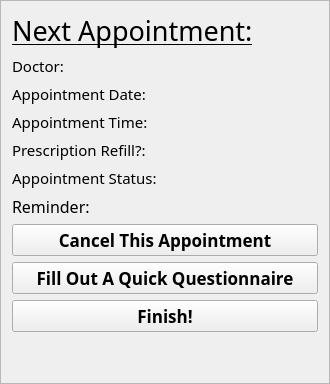
         <widget class="QFrame" name="studentPostBookingFrame">
          <property name="sizePolicy">
           <sizepolicy hsizetype="Fixed" vsizetype="Preferred">
            <horstretch>0</horstretch>
            <verstretch>0</verstretch>
           </sizepolicy>
          </property>
          <property name="minimumSize">
           <size>
            <width>330</width>
            <height>0</height>
           </size>
          </property>
          <property name="frameShape">
           <enum>QFrame::StyledPanel</enum>
          </property>
          <property name="frameShadow">
           <enum>QFrame::Sunken</enum>
          </property>
          <layout class="QVBoxLayout" name="verticalLayout_7">
           <item>
            <widget class="QLabel" name="label_44">
             <property name="sizePolicy">
              <sizepolicy hsizetype="Preferred" vsizetype="Minimum">
               <horstretch>0</horstretch>
               <verstretch>0</verstretch>
              </sizepolicy>
             </property>
             <property name="font">
              <font>
               <family>Bahnschrift</family>
               <pointsize>20</pointsize>
               <weight>50</weight>
               <italic>false</italic>
               <bold>false</bold>
               <underline>true</underline>
              </font>
             </property>
             <property name="text">
              <string>Next Appointment:</string>
             </property>
            </widget>
           </item>
           <item>
            <layout class="QFormLayout" name="nextAppInfoLayout">
             <item row="4" column="0">
              <widget class="QLabel" name="label_65">
               <property name="font">
                <font>
                 <family>Bahnschrift</family>
                 <pointsize>11</pointsize>
                </font>
               </property>
               <property name="text">
                <string>Appointment Status:</string>
               </property>
              </widget>
             </item>
             <item row="4" column="1">
              <widget class="QLabel" name="confirmationLabel">
               <property name="font">
                <font>
                 <family>Bahnschrift</family>
                 <pointsize>11</pointsize>
                </font>
               </property>
               <property name="text">
                <string/>
               </property>
              </widget>
             </item>
             <item row="5" column="0" colspan="2">
              <widget class="QLabel" name="reminderLabel">
               <property name="font">
                <font>
                 <family>Bahnschrift</family>
                 <pointsize>12</pointsize>
                </font>
               </property>
               <property name="text">
                <string>Reminder:</string>
               </property>
              </widget>
             </item>
             <item row="3" column="0">
              <widget class="QLabel" name="label_52">
               <property name="font">
                <font>
                 <family>Bahnschrift</family>
                 <pointsize>11</pointsize>
                </font>
               </property>
               <property name="text">
                <string>Prescription Refill?:</string>
               </property>
              </widget>
             </item>
             <item row="3" column="1">
              <widget class="QLabel" name="refillLabel">
               <property name="font">
                <font>
                 <family>Bahnschrift</family>
                 <pointsize>11</pointsize>
                </font>
               </property>
               <property name="text">
                <string/>
               </property>
              </widget>
             </item>
             <item row="0" column="1">
              <widget class="QLabel" name="doctorLabel">
               <property name="font">
                <font>
                 <family>Bahnschrift</family>
                 <pointsize>11</pointsize>
                </font>
               </property>
               <property name="text">
                <string/>
               </property>
              </widget>
             </item>
             <item row="0" column="0">
              <widget class="QLabel" name="label_59">
               <property name="font">
                <font>
                 <family>Bahnschrift</family>
                 <pointsize>11</pointsize>
                </font>
               </property>
               <property name="text">
                <string>Doctor:</string>
               </property>
              </widget>
             </item>
             <item row="1" column="1">
              <widget class="QLabel" name="appDateLabel">
               <property name="font">
                <font>
                 <family>Bahnschrift</family>
                 <pointsize>11</pointsize>
                </font>
               </property>
               <property name="text">
                <string/>
               </property>
              </widget>
             </item>
             <item row="1" column="0">
              <widget class="QLabel" name="label_66">
               <property name="font">
                <font>
                 <family>Bahnschrift</family>
                 <pointsize>11</pointsize>
                </font>
               </property>
               <property name="text">
                <string>Appointment Date:</string>
               </property>
              </widget>
             </item>
             <item row="2" column="0">
              <widget class="QLabel" name="label_67">
               <property name="font">
                <font>
                 <family>Bahnschrift</family>
                 <pointsize>11</pointsize>
                </font>
               </property>
               <property name="text">
                <string>Appointment Time:</string>
               </property>
              </widget>
             </item>
             <item row="2" column="1">
              <widget class="QLabel" name="appTimeLabel">
               <property name="font">
                <font>
                 <family>Bahnschrift</family>
                 <pointsize>11</pointsize>
                </font>
               </property>
               <property name="text">
                <string/>
               </property>
              </widget>
             </item>
            </layout>
           </item>
           <item>
            <widget class="QPushButton" name="studentCancelAppointment">
             <property name="font">
              <font>
               <family>Bahnschrift SemiBold</family>
               <pointsize>13</pointsize>
               <weight>75</weight>
               <bold>true</bold>
              </font>
             </property>
             <property name="text">
              <string>Cancel This Appointment</string>
             </property>
            </widget>
           </item>
           <item>
            <widget class="QPushButton" name="studentOptionalQuestionnaireButton">
             <property name="font">
              <font>
               <family>Bahnschrift SemiBold</family>
               <pointsize>13</pointsize>
               <weight>75</weight>
               <bold>true</bold>
              </font>
             </property>
             <property name="text">
              <string>Fill Out A Quick Questionnaire</string>
             </property>
            </widget>
           </item>
           <item>
            <widget class="QPushButton" name="studentPostBookingFinish">
             <property name="font">
              <font>
               <family>Bahnschrift SemiBold</family>
               <pointsize>13</pointsize>
               <weight>75</weight>
               <bold>true</bold>
              </font>
             </property>
             <property name="text">
              <string>Finish!</string>
             </property>
            </widget>
           </item>
           <item>
            <spacer name="verticalSpacer_4">
             <property name="orientation">
              <enum>Qt::Vertical</enum>
             </property>
             <property name="sizeHint" stdset="0">
              <size>
               <width>20</width>
               <height>40</height>
              </size>
             </property>
            </spacer>
           </item>
          </layout>
         </widget>
